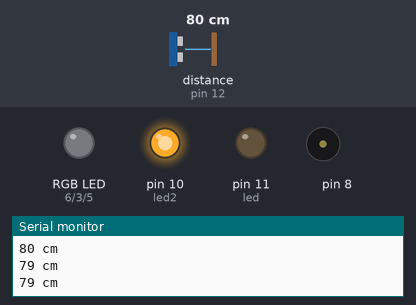
Bench run of a sketch on a simulated Arduino Uno, built with avr-gcc and run on an emulated ATmega328P. On the bench: an RGB LED mixed from three pins (HIGH = lit), output pins drawn as LEDs (lit = HIGH), buzzer (waves = sounding), the last lines printed to the serial monitor. Wiring (inferred from the names in the program): ultrasonic range finder: trigger pin 13; echo pin 12. The inputs (shaded band) are chosen by the test bench; at power-on: distance to the obstacle (sensor on pin 12) 80 cm. The echo pulse lasts 58.3 µs per cm; dim RGB values are drawn brighter than linear; pins used as bus, display or sensor lines are not drawn.

Above: at 1.3 s.
1.4 s: distance to the obstacle (sensor on pin 12) set to 73 cm
At 1.7 s:
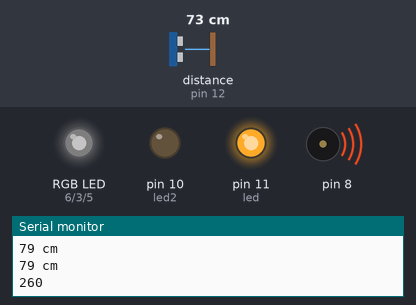
At 2.19 s:
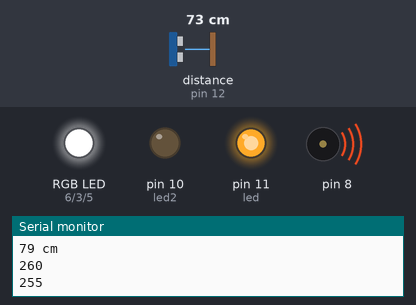
Timing chart, 0 to 16.5 s (numbered marks = the images above; inputs shaded):
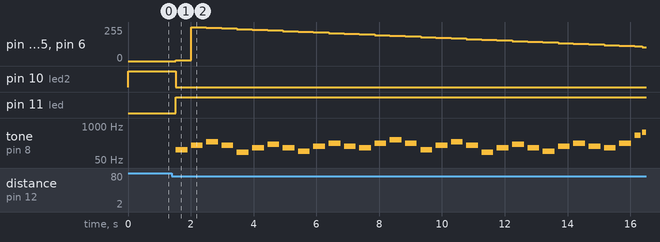

The sketch:

ArduinoMelodyWithRGB.ino
```cpp
#include "pitches.h"

#define trigPin 13
#define echoPin 12
#define led 11
#define led2 10
#define REDPin 6
#define GREENPin 3
#define BLUEPin 5

// transcript by Changcheng Fu
// "Summer"
int melody[] = {
 NOTE_B2, NOTE_FS3, NOTE_B3, NOTE_FS3, NOTE_G2, NOTE_D3, NOTE_G3,NOTE_D3,NOTE_A2,NOTE_E3,NOTE_A3,NOTE_E3,NOTE_D3,NOTE_A3,NOTE_D4,NOTE_A3,NOTE_B2, NOTE_FS3, NOTE_B3, NOTE_FS3, NOTE_G2, NOTE_D3, NOTE_G3,NOTE_D3,NOTE_A2,NOTE_E3,NOTE_A3,NOTE_E3,NOTE_D3,NOTE_A3,NOTE_A4,NOTE_D5,NOTE_E5,NOTE_FS5,NOTE_E5,NOTE_D5,NOTE_D5,NOTE_A4,NOTE_D5,NOTE_E5,NOTE_FS5,NOTE_E5,NOTE_D5,NOTE_E5,NOTE_FS5,NOTE_FS5,NOTE_A4,NOTE_D5,NOTE_E5,NOTE_FS5,NOTE_E5,NOTE_D5,NOTE_D5,NOTE_A4,NOTE_D5,NOTE_E5,NOTE_FS5,NOTE_E5,NOTE_D5,NOTE_E5,NOTE_A5,NOTE_FS5,NOTE_FS5,NOTE_G5,NOTE_A5,NOTE_A5,NOTE_A5,NOTE_A5,NOTE_A5,NOTE_FS5,NOTE_D5,NOTE_FS5,NOTE_G5,NOTE_A5,NOTE_A5,NOTE_A5,NOTE_A5,NOTE_A5,NOTE_FS5,NOTE_D5,
NOTE_D5,NOTE_E5,NOTE_FS5,NOTE_FS5,NOTE_FS5,NOTE_FS5,NOTE_FS5,NOTE_B5,NOTE_E5,NOTE_FS5,NOTE_E5,NOTE_D5,NOTE_E5
};
int noteDurations[] = {
8,8,8,8,8,8,
8,8,8,8,8,8,
8,8,8,8,8,8,
8,8,8,8,8,8,
8,8,8,8,8,8,16,16,16,16,8,16,2,16,16,16,16,8,16,6,8
,4,16,16,16,16,8,16,2,16,16,16,16,8,16,6,8,4,8,8,8,16,6,8,8,16,6,16,16,8,16,6,8,8,16,6,16,16,8,16,6,8,8,8,32,32,32,32,4
};

void playSong(){
  int brightness = 255;
int increment = 5;
  for (int thisNote = 0; thisNote < sizeof(melody)/sizeof(int); thisNote++) {


  if (brightness <= 0 || brightness > 255)    // reverse the direction of the fading
  {
    increment = -increment;
  }
 brightness = brightness + increment;  // increment brightness for next loop iteration
  analogWrite(REDPin, brightness);
  analogWrite(GREENPin, brightness);
  analogWrite(BLUEPin, brightness);
  Serial.println(brightness);
    // to calculate the note duration, take one second divided by the note type.
    //e.g. quarter note = 1000 / 4, eighth note = 1000/8, etc.
    int noteDuration = 3000 / noteDurations[thisNote];
    tone(8, melody[thisNote], noteDuration);
    // to distinguish the notes, set a minimum time between them.
    // the note's duration + 30% seems to work well:
    int pauseBetweenNotes = noteDuration * 1.30;
    delay(pauseBetweenNotes);
    // stop the tone playing:
    noTone(8);
  }
  delay(1000);
}

//void RGB() {
//
//  brightness = brightness + increment;  // increment brightness for next loop iteration
//
//  if (brightness <= 0 || brightness >= 255)    // reverse the direction of the fading
//  {
//    increment = -increment;
//  }
//  brightness = constrain(brightness, 0, 255);
//  analogWrite(REDPin, brightness);
//  analogWrite(GREENPin, brightness);
//  analogWrite(BLUEPin, brightness);
//
//  delay(20);  // wait for 20 milliseconds to see the dimming effect
//}

void setup() {
  Serial.begin (9600);
  pinMode(trigPin, OUTPUT);
  pinMode(echoPin, INPUT);
  pinMode(led, OUTPUT);
  pinMode(led2, OUTPUT);
  pinMode(REDPin, OUTPUT);
  pinMode(GREENPin, OUTPUT);
  pinMode(BLUEPin, OUTPUT);
}

void loop() {
  long duration, distance;
  digitalWrite(trigPin, LOW);  // Added this line
  delayMicroseconds(2); // Added this line
  digitalWrite(trigPin, HIGH);
//  delayMicroseconds(1000); - Removed this line
  delayMicroseconds(10); // Added this line
  digitalWrite(trigPin, LOW);
  duration = pulseIn(echoPin, HIGH);
  distance = (duration/2) / 29.1;
  if (distance < 75) {  // This is where the LED On/Off happens
    digitalWrite(led,HIGH); // When the Red condition is met, the Green LED should turn off
    digitalWrite(led2,LOW);
    playSong();
  analogWrite(REDPin, 0);
  analogWrite(GREENPin, 0);
  analogWrite(BLUEPin, 0);

  }
  else {
    digitalWrite(led,LOW);
    digitalWrite(led2,HIGH);
  }
  if (distance >= 200 || distance <= 0){
    Serial.println("Out of range");
  }
  else {
    Serial.print(distance);
    Serial.println(" cm");
  }
  delay(500);
}
```

pitches.h
```cpp
// pitches.h
#define PITCHES_H

/*************************************************
 * Public Constants
 *************************************************/

#define NOTE_B0  31
#define NOTE_C1  33
#define NOTE_CS1 35
#define NOTE_D1  37
#define NOTE_DS1 39
#define NOTE_E1  41
#define NOTE_F1  44
#define NOTE_FS1 46
#define NOTE_G1  49
#define NOTE_GS1 52
#define NOTE_A1  55
#define NOTE_AS1 58
#define NOTE_B1  62
#define NOTE_C2  65
#define NOTE_CS2 69
#define NOTE_D2  73
#define NOTE_DS2 78
#define NOTE_E2  82
#define NOTE_F2  87
#define NOTE_FS2 93
#define NOTE_G2  98
#define NOTE_GS2 104
#define NOTE_A2  110
#define NOTE_AS2 117
#define NOTE_B2  123
#define NOTE_C3  131
#define NOTE_CS3 139
#define NOTE_D3  147
#define NOTE_DS3 156
#define NOTE_E3  165
#define NOTE_F3  175
#define NOTE_FS3 185
#define NOTE_G3  196
#define NOTE_GS3 208
#define NOTE_A3  220
#define NOTE_AS3 233
#define NOTE_B3  247
#define NOTE_C4  262
#define NOTE_CS4 277
#define NOTE_D4  294
#define NOTE_DS4 311
#define NOTE_E4  330
#define NOTE_F4  349
#define NOTE_FS4 370
#define NOTE_G4  392
#define NOTE_GS4 415
#define NOTE_A4  440
#define NOTE_AS4 466
#define NOTE_B4  494
#define NOTE_C5  523
#define NOTE_CS5 554
#define NOTE_D5  587
#define NOTE_DS5 622
#define NOTE_E5  659
#define NOTE_F5  698
#define NOTE_FS5 740
#define NOTE_G5  784
#define NOTE_GS5 831
#define NOTE_A5  880
#define NOTE_AS5 932
#define NOTE_B5  988
#define NOTE_C6  1047
#define NOTE_CS6 1109
#define NOTE_D6  1175
#define NOTE_DS6 1245
#define NOTE_E6  1319
#define NOTE_F6  1397
#define NOTE_FS6 1480
#define NOTE_G6  1568
#define NOTE_GS6 1661
#define NOTE_A6  1760
#define NOTE_AS6 1865
#define NOTE_B6  1976
#define NOTE_C7  2093
#define NOTE_CS7 2217
#define NOTE_D7  2349
#define NOTE_DS7 2489
#define NOTE_E7  2637
#define NOTE_F7  2794
#define NOTE_FS7 2960
#define NOTE_G7  3136
#define NOTE_GS7 3322
#define NOTE_A7  3520
#define NOTE_AS7 3729
#define NOTE_B7  3951
#define NOTE_C8  4186
#define NOTE_CS8 4435
#define NOTE_D8  4699
#define NOTE_DS8 4978
```

Measured:
- the behaviour switches between 76 and 75 cm on distance to the obstacle (sensor on pin 12) (found by bisection; images 0 and 1)
- after the input at 1.4 s, pin 3 (GREENPin), pin 5 (BLUEPin): rises from 0/255 to 255/255 in 0.49 s, then falls to 105/255 in 14.4 s
